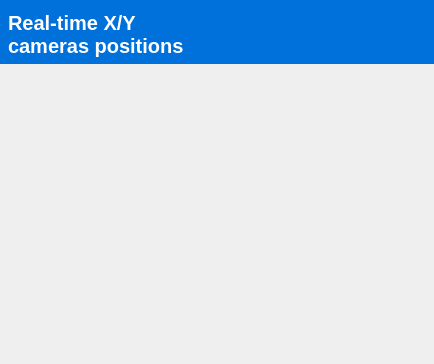
<?xml version="1.0" encoding="UTF-8"?>
<ui version="4.0">
 <class>RealPositionCameras</class>
 <widget class="QWidget" name="RealPositionCameras">
  <property name="geometry">
   <rect>
    <x>0</x>
    <y>0</y>
    <width>434</width>
    <height>364</height>
   </rect>
  </property>
  <property name="minimumSize">
   <size>
    <width>434</width>
    <height>364</height>
   </size>
  </property>
  <property name="maximumSize">
   <size>
    <width>434</width>
    <height>445</height>
   </size>
  </property>
  <property name="styleSheet">
   <string notr="true">QCheckBox::indicator {
    width: 0px;
    height: 0px;
    border: none;
    background: none;
}</string>
  </property>
  <layout class="QVBoxLayout" name="verticalLayout">
   <property name="spacing">
    <number>0</number>
   </property>
   <property name="sizeConstraint">
    <enum>QLayout::SizeConstraint::SetDefaultConstraint</enum>
   </property>
   <property name="leftMargin">
    <number>0</number>
   </property>
   <property name="topMargin">
    <number>0</number>
   </property>
   <property name="rightMargin">
    <number>0</number>
   </property>
   <property name="bottomMargin">
    <number>0</number>
   </property>
   <item>
    <widget class="QWidget" name="btnContainer" native="true">
     <property name="minimumSize">
      <size>
       <width>0</width>
       <height>64</height>
      </size>
     </property>
     <property name="styleSheet">
      <string notr="true">background-color : #0070DB;
color: #FFF;
font-size: 20px;
</string>
     </property>
     <layout class="QHBoxLayout" name="horizontalLayout" stretch="1,0">
      <property name="spacing">
       <number>0</number>
      </property>
      <property name="leftMargin">
       <number>8</number>
      </property>
      <property name="topMargin">
       <number>4</number>
      </property>
      <property name="rightMargin">
       <number>8</number>
      </property>
      <property name="bottomMargin">
       <number>0</number>
      </property>
      <item>
       <widget class="QLabel" name="label_3">
        <property name="font">
         <font>
          <pointsize>-1</pointsize>
          <bold>true</bold>
         </font>
        </property>
        <property name="text">
         <string>Real-time X/Y
cameras positions</string>
        </property>
       </widget>
      </item>
      <item>
       <widget class="QCheckBox" name="btnOpenClose">
        <property name="sizePolicy">
         <sizepolicy hsizetype="Fixed" vsizetype="Fixed">
          <horstretch>0</horstretch>
          <verstretch>0</verstretch>
         </sizepolicy>
        </property>
        <property name="font">
         <font>
          <pointsize>-1</pointsize>
          <bold>true</bold>
         </font>
        </property>
        <property name="focusPolicy">
         <enum>Qt::FocusPolicy::StrongFocus</enum>
        </property>
        <property name="layoutDirection">
         <enum>Qt::LayoutDirection::RightToLeft</enum>
        </property>
        <property name="styleSheet">
         <string notr="true"/>
        </property>
        <property name="text">
         <string/>
        </property>
        <property name="icon">
         <iconset resource="../resources.qrc">
          <normaloff>:/icons/fleche-bas.svg</normaloff>:/icons/fleche-bas.svg</iconset>
        </property>
        <property name="iconSize">
         <size>
          <width>40</width>
          <height>40</height>
         </size>
        </property>
        <property name="checkable">
         <bool>true</bool>
        </property>
        <property name="tristate">
         <bool>false</bool>
        </property>
       </widget>
      </item>
     </layout>
    </widget>
   </item>
   <item>
    <widget class="QWidget" name="backgroundWafer" native="true">
     <property name="minimumSize">
      <size>
       <width>434</width>
       <height>381</height>
      </size>
     </property>
     <widget class="QLabel" name="label">
      <property name="geometry">
       <rect>
        <x>120</x>
        <y>110</y>
        <width>41</width>
        <height>41</height>
       </rect>
      </property>
      <property name="styleSheet">
       <string notr="true">background: none;</string>
      </property>
      <property name="text">
       <string/>
      </property>
      <property name="pixmap">
       <pixmap resource="../resources.qrc">:/icons/rouge.svg</pixmap>
      </property>
      <property name="scaledContents">
       <bool>true</bool>
      </property>
     </widget>
     <widget class="QLabel" name="label_2">
      <property name="geometry">
       <rect>
        <x>220</x>
        <y>84</y>
        <width>41</width>
        <height>41</height>
       </rect>
      </property>
      <property name="styleSheet">
       <string notr="true">background: none;</string>
      </property>
      <property name="text">
       <string/>
      </property>
      <property name="pixmap">
       <pixmap resource="../resources.qrc">:/icons/rouge.svg</pixmap>
      </property>
      <property name="scaledContents">
       <bool>true</bool>
      </property>
     </widget>
    </widget>
   </item>
  </layout>
 </widget>
 <resources>
  <include location="../resources.qrc"/>
 </resources>
 <connections/>
</ui>
